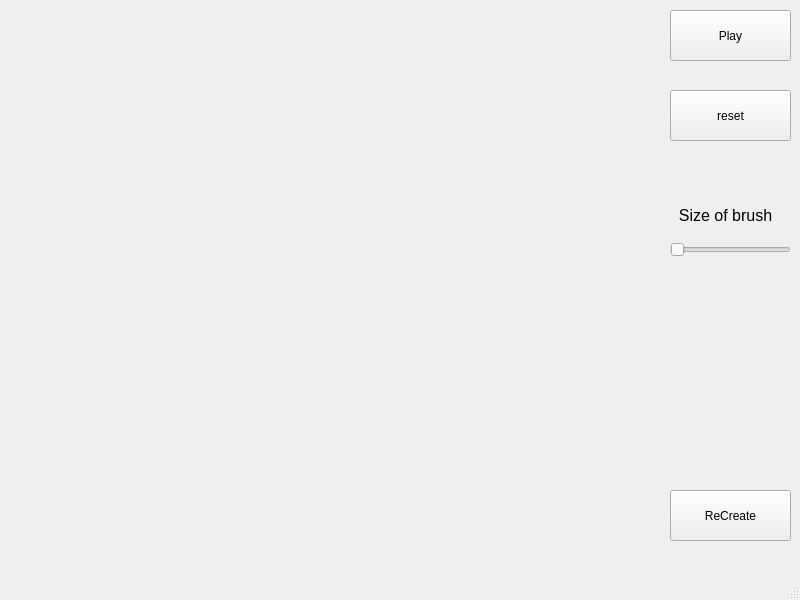
<?xml version="1.0" encoding="UTF-8"?>
<ui version="4.0">
 <class>MainWindow</class>
 <widget class="QMainWindow" name="MainWindow">
  <property name="geometry">
   <rect>
    <x>0</x>
    <y>0</y>
    <width>800</width>
    <height>600</height>
   </rect>
  </property>
  <property name="windowTitle">
   <string>MainWindow</string>
  </property>
  <widget class="QWidget" name="centralwidget">
   <widget class="QLabel" name="VisualOutput">
    <property name="geometry">
     <rect>
      <x>10</x>
      <y>10</y>
      <width>650</width>
      <height>550</height>
     </rect>
    </property>
    <property name="text">
     <string/>
    </property>
   </widget>
   <widget class="QPushButton" name="pushButton">
    <property name="geometry">
     <rect>
      <x>670</x>
      <y>10</y>
      <width>121</width>
      <height>51</height>
     </rect>
    </property>
    <property name="text">
     <string>Play</string>
    </property>
   </widget>
   <widget class="QPushButton" name="pushButton_2">
    <property name="geometry">
     <rect>
      <x>670</x>
      <y>90</y>
      <width>121</width>
      <height>51</height>
     </rect>
    </property>
    <property name="text">
     <string>reset</string>
    </property>
   </widget>
   <widget class="QSlider" name="horizontalSlider">
    <property name="geometry">
     <rect>
      <x>670</x>
      <y>240</y>
      <width>121</width>
      <height>20</height>
     </rect>
    </property>
    <property name="orientation">
     <enum>Qt::Orientation::Horizontal</enum>
    </property>
   </widget>
   <widget class="QLabel" name="label">
    <property name="geometry">
     <rect>
      <x>670</x>
      <y>190</y>
      <width>111</width>
      <height>51</height>
     </rect>
    </property>
    <property name="font">
     <font>
      <pointsize>12</pointsize>
     </font>
    </property>
    <property name="text">
     <string>Size of brush</string>
    </property>
    <property name="alignment">
     <set>Qt::AlignmentFlag::AlignCenter</set>
    </property>
   </widget>
   <widget class="QPushButton" name="pushButton_3">
    <property name="geometry">
     <rect>
      <x>670</x>
      <y>490</y>
      <width>121</width>
      <height>51</height>
     </rect>
    </property>
    <property name="text">
     <string>ReCreate</string>
    </property>
   </widget>
  </widget>
  <widget class="QMenuBar" name="menubar">
   <property name="geometry">
    <rect>
     <x>0</x>
     <y>0</y>
     <width>800</width>
     <height>23</height>
    </rect>
   </property>
  </widget>
  <widget class="QStatusBar" name="statusbar"/>
 </widget>
 <resources/>
 <connections/>
</ui>
